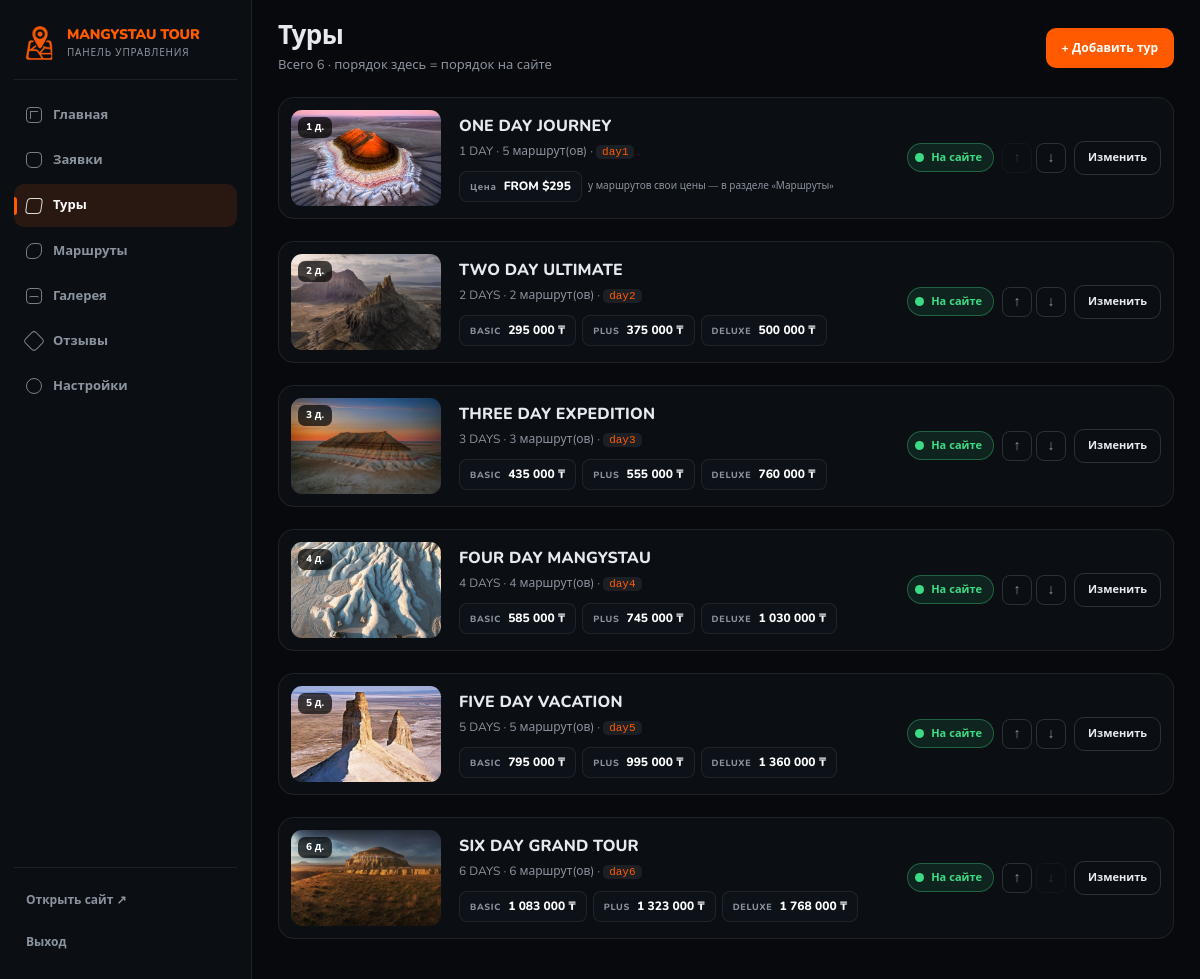
The app's page /admin/tours (signed in) with its own data.
### app/models.py (models this page shows)
class SiteSetting(db.Model):
    id = db.Column(
        db.Integer,
        primary_key=True
    )
    key = db.Column(
        db.String(80),
        unique=True,
        nullable=False
    )
    value = db.Column(
        db.Text,
        nullable=False,
        default=""
    )

class Tour(db.Model):
    id = db.Column(
        db.Integer,
        primary_key=True
    )
    title = db.Column(
        db.String(160),
        nullable=False
    )
    duration = db.Column(
        db.String(80),
        default=""
    )
    price = db.Column(
        db.String(100),
        default=""
    )
    description = db.Column(
        db.Text,
        default=""
    )
    image = db.Column(
        db.String(500),
        default=""
    )
    badge = db.Column(
        db.String(40),
        default=""
    )
    sort_order = db.Column(
        db.Integer,
        default=0
    )
    active = db.Column(
        db.Boolean,
        default=True
    )
    code = db.Column(
        db.String(40),
        default=""
    )
    price_basic = db.Column(
        db.Integer,
        default=0
    )
    price_plus = db.Column(
        db.Integer,
        default=0
    )
    price_deluxe = db.Column(
        db.Integer,
        default=0
    )

### app/routes.py (the view)
@admin_bp.get("/tours")
@login_required
def tours_page():
    tours = Tour.query.order_by(Tour.sort_order, Tour.id).all()
    return render_template(
        "admin/tours.html",
        items=[_tour_view(t) for t in tours],
        packages=PACKAGES,
        money=money_kzt,
    )

### app/routes.py (called while the page is built, shortened)
def login_required(f):
    @wraps(f)
    def decorated_function(*args, **kwargs):
        if not session.get("admin_logged_in"):
            return redirect(
                url_for("admin.login")
            )
        return f(*args, **kwargs)
    return decorated_function

def settings():
    return {
        x.key: x.value
        for x in SiteSetting.query.all()
    }

def html_lang(code):
    for x in LANGUAGES:
        if x["code"] == code:
            return x["html"]
    return "en"

def duration_days(duration):
    match = re.search(r"\d+", str(duration or ""))
    return int(match.group()) if match else 0

def _real_static_name(name):
    try:
        folder = current_app.static_folder
    except RuntimeError:
        return name
    if not folder or not name:
        return None
    exact = os.path.join(folder, name.replace("/", os.sep))
    if os.path.exists(exact):
        return name

def asset(filename):
    try:
        path = os.path.join(current_app.static_folder, filename)
        stamp = int(os.path.getmtime(path))
    except (OSError, RuntimeError, TypeError):
        return url_for("static", filename=filename)
    return url_for("static", filename=filename, v=stamp)

def media_url(value, default=""):
    value = (value or "").strip()
    def broken(text):
        if not text:
            return True
        if text.startswith(("http:", "https:")) and not text.startswith(("http://", "https://")):
            return True
        return False
    if broken(value):
        value = ""
    if value:
        if value.startswith(("http://", "https://", "//")):
            return value
        if value.startswith("/"):
            return value
        real = _real_static_name(value)
        if real:
            return url_for("static", filename=real)
        value = ""
    if default:
        real = _real_static_name(default)
        if real:
            return url_for("static", filename=real)
    return ""

def tour_package_price(tour, package_code):
    if tour is None:
        return 0
    field = "price_{}".format(package_code)
    value = getattr(tour, field, 0) or 0
    try:
        value = int(value)
    except (TypeError, ValueError):
        value = 0
    if value > 0:
        return value
    return package_price(
        getattr(tour, "price", 0),
        package_code,
        getattr(tour, "duration", ""),
    )

### app/templates/admin/tours.html (shortened to what this page needs)
{% extends "admin/base.html" %}
{% block heading %}Туры{% endblock %}
{% block subheading %}
    <p>Всего {{ items | length }} · порядок здесь = порядок на сайте</p>
{% endblock %}
{% block actions %}
    <a class="admin-btn" href="{{ url_for('admin.new_tour') }}">+ Добавить тур</a>
{% endblock %}
{% block content %}
{% if items %}
<div class="tour-list-admin">
    {% for v in items %}
    {% set t = v.tour %}
    <article class="admin-card tour-item{% if not t.active %} is-off{% endif %}">
        <a class="tour-item-cover" href="{{ url_for('admin.edit_tour', id=t.id) }}"
           style="background-image: url('{{ media_url(t.image) }}');">
            <span class="tour-item-days">{{ v.days or '?' }} д.</span>
        </a>
        <div class="tour-item-main">
            <h3>{{ t.title }}</h3>
            <p class="tour-item-meta">
                {{ t.duration or '—' }}
                · {{ v.routes }} маршрут(ов)
                {% if t.code %}· <code>{{ t.code }}</code>{% endif %}
            </p>
            {% if v.one_day %}
            <p class="tour-item-prices">
                <span class="price-chip">
                    <em>Цена</em>
                    <strong>{{ t.price or '—' }}</strong>
                </span>
                <small class="price-hint">у маршрутов свои цены — в разделе «Маршруты»</small>
            </p>
            {% else %}
            <p class="tour-item-prices">
                {% for p in packages %}
                <span class="price-chip">
                    <em>{{ p.name }}</em>
                    <strong>{{ money(v.prices[p.code]) }} ₸</strong>
                </span>
                {% endfor %}
            </p>
            {% endif %}
        </div>
        <div class="tour-item-tools">
            <form method="POST" action="{{ url_for('admin.toggle_tour', id=t.id) }}">
                <button type="submit" class="toggle-pill{% if t.active %} is-on{% endif %}">
                    <span class="toggle-dot"></span>
                    {{ 'На сайте' if t.active else 'Скрыт' }}
                </button>
            </form>
            <span class="tour-item-order">
                <form method="POST" action="{{ url_for('admin.move_tour', id=t.id) }}">
                    <button type="submit" title="Выше" {% if loop.first %}disabled{% endif %}>↑</button>
                </form>
                <form method="POST" action="{{ url_for('admin.move_tour', id=t.id) }}">
                    <button type="submit" title="Ниже" {% if loop.last %}disabled{% endif %}>↓</button>
                </form>
            </span>
            <a class="admin-btn admin-btn-ghost" href="{{ url_for('admin.edit_tour', id=t.id) }}">Изменить</a>
        </div>
    </article>
    {% endfor %}
</div>
{% else %}
<section class="admin-card">
    <p class="admin-empty">Туров пока нет.</p>
</section>
{% endif %}
{% endblock %}

### app/templates/admin/base.html (shortened to what this page needs)
<!doctype html>
<html lang="{{ html_lang(language) if html_lang is defined else 'kk' }}">
<head>
    <link rel="stylesheet" href="{{ asset('admin.css') if asset is defined else url_for('static', filename='admin.css') }}">
</head>
<body class="admin">
<aside class="admin-sidebar" id="adminSidebar">
    <a class="admin-logo" href="{{ url_for('site.index') }}" target="_blank" rel="noopener">
        <img src="{{ url_for('static', filename=settings.logo or 'logo-icon.png') }}" alt="">
        <span>
            <strong>{{ settings.brand_name or 'Mangystau Tour' }}</strong>
            <small>Панель управления</small>
        </span>
    </a>
    <nav class="admin-nav">
        {% for item in admin_menu %}
        <a
            href="{{ url_for(item.endpoint) }}"
            class="admin-nav-item{% if request.endpoint == item.endpoint %} is-active{% endif %}"
        >
            <span class="admin-icon admin-icon-{{ item.icon }}" aria-hidden="true"></span>
            {{ item.label }}
        </a>
        {% endfor %}
    </nav>
    <div class="admin-sidebar-foot">
        <a class="admin-site-link" href="{{ url_for('site.index') }}" target="_blank" rel="noopener">
            Открыть сайт ↗
        </a>
        <a class="admin-logout" href="{{ url_for('admin.logout') }}">Выход</a>
    </div>
</aside>
<main class="admin-main">
    <header class="admin-top">
        <div class="admin-top-text">
            <h1>{% block heading %}Главная{% endblock %}</h1>
            {% block subheading %}{% endblock %}
        </div>
        <div class="admin-top-actions">
            {% block actions %}{% endblock %}
        </div>
    </header>
    <div class="admin-content">
        {% block content %}{% endblock %}
    </div>
</main>
</body>
</html>

### records on screen
SiteSetting: value "MANGYSTAU TOUR"
Tour: image (picture), title "ONE DAY JOURNEY", duration "1 DAY", code "day1", price "FROM $295", active "На сайте"
Tour: image (picture), title "TWO DAY ULTIMATE", duration "2 DAYS", code "day2", price_basic "295 000" "375 000" "500 000", active "На сайте"
Tour: image (picture), title "THREE DAY EXPEDITION", duration "3 DAYS", code "day3", price_basic "435 000" "555 000" "760 000", active "На сайте"
Tour: image (picture), title "FOUR DAY MANGYSTAU", duration "4 DAYS", code "day4", price_basic "585 000" "745 000" "1 030 000", active "На сайте"
Tour: image (picture), title "FIVE DAY VACATION", duration "5 DAYS", code "day5", price_basic "795 000" "995 000" "1 360 000", active "На сайте"
Tour: image (picture), title "SIX DAY GRAND TOUR", duration "6 DAYS", code "day6", price_basic "1 083 000" "1 323 000" "1 768 000", active "На сайте"

### other values on screen
{{ item.label }} "Главная" "Заявки" "Туры" "Маршруты" "Галерея" "Отзывы" "Настройки"
{{ items | length }} "6"
{{ v.days or '?' }} "1" "2" "3" "4" "5" "6"
{{ v.routes }} "5" "2" "3" "4" "5" "6"
{{ p.name }} "BASIC" "PLUS" "DELUXE" "BASIC" "PLUS" "DELUXE" "BASIC" "PLUS" "DELUXE" "BASIC" "PLUS" "DELUXE" "BASIC" "PLUS" "DELUXE"
